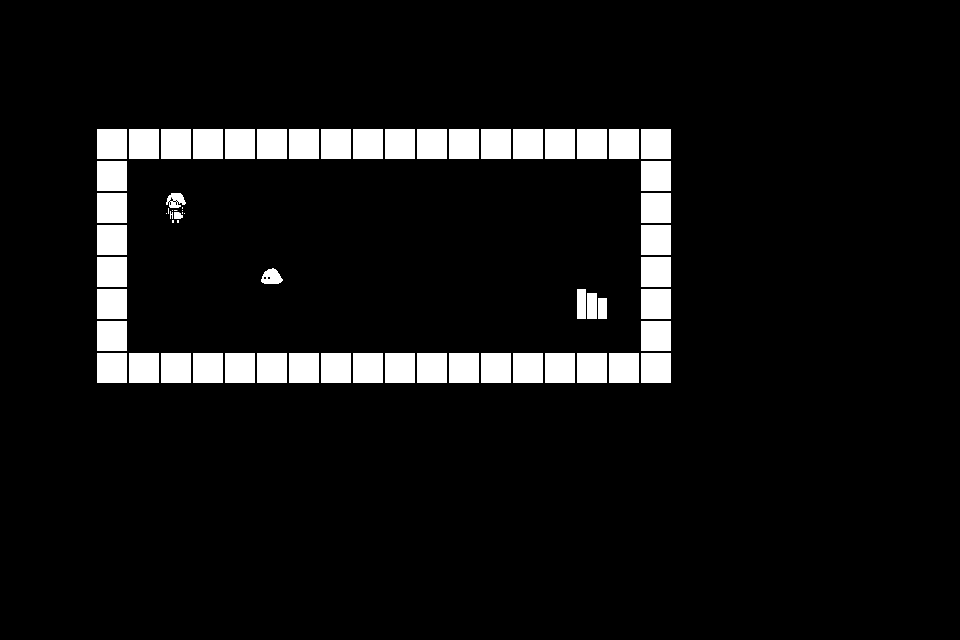

A 2D game scene composited from a Tiled map and its tileset images. What follows is a short description and the map's XML, with every tile layer's data as written:
An orthogonal 30x20 tile map with 32x32 px tiles, 3 tile layers (Tile Layer 1, Tile Layer 2, Tile Layer 3).

<map version="1.10" tiledversion="1.11.0" orientation="orthogonal" renderorder="right-down" width="30" height="20" tilewidth="32" tileheight="32" infinite="0" nextlayerid="4" nextobjectid="1">
 <tileset firstgid="1" source="tileset.tsx" />
 <layer id="1" name="Tile Layer 1" width="30" height="20">
  <data encoding="csv">
3,3,3,3,3,3,3,3,3,3,3,3,3,3,3,3,3,3,3,3,3,3,3,3,3,3,3,3,3,3,
3,3,3,3,3,3,3,3,3,3,3,3,3,3,3,3,3,3,3,3,3,3,3,3,3,3,3,3,3,3,
3,3,3,3,3,3,3,3,3,3,3,3,3,3,3,3,3,3,3,3,3,3,3,3,3,3,3,3,3,3,
3,3,3,3,3,3,3,3,3,3,3,3,3,3,3,3,3,3,3,3,3,3,3,3,3,3,3,3,3,3,
3,3,3,3,3,3,3,3,3,3,3,3,3,3,3,3,3,3,3,3,3,3,3,3,3,3,3,3,3,3,
3,3,3,3,3,3,3,3,3,3,3,3,3,3,3,3,3,3,3,3,3,3,3,3,3,3,3,3,3,3,
3,3,3,3,3,3,3,3,3,3,3,3,3,3,3,3,3,3,3,3,3,3,3,3,3,3,3,3,3,3,
3,3,3,3,3,3,3,3,3,3,3,3,3,3,3,3,3,3,3,3,3,3,3,3,3,3,3,3,3,3,
3,3,3,3,3,3,3,3,3,3,3,3,3,3,3,3,3,3,3,3,3,3,3,3,3,3,3,3,3,3,
3,3,3,3,3,3,3,3,3,3,3,3,3,3,3,3,3,3,3,3,3,3,3,3,3,3,3,3,3,3,
3,3,3,3,3,3,3,3,3,3,3,3,3,3,3,3,3,3,3,3,3,3,3,3,3,3,3,3,3,3,
3,3,3,3,3,3,3,3,3,3,3,3,3,3,3,3,3,3,3,3,3,3,3,3,3,3,3,3,3,3,
3,3,3,3,3,3,3,3,3,3,3,3,3,3,3,3,3,3,3,3,3,3,3,3,3,3,3,3,3,3,
3,3,3,3,3,3,3,3,3,3,3,3,3,3,3,3,3,3,3,3,3,3,3,3,3,3,3,3,3,3,
3,3,3,3,3,3,3,3,3,3,3,3,3,3,3,3,3,3,3,3,3,3,3,3,3,3,3,3,3,3,
3,3,3,3,3,3,3,3,3,3,3,3,3,3,3,3,3,3,3,3,3,3,3,3,3,3,3,3,3,3,
3,3,3,3,3,3,3,3,3,3,3,3,3,3,3,3,3,3,3,3,3,3,3,3,3,3,3,3,3,3,
3,3,3,3,3,3,3,3,3,3,3,3,3,3,3,3,3,3,3,3,3,3,3,3,3,3,3,3,3,3,
3,3,3,3,3,3,3,3,3,3,3,3,3,3,3,3,3,3,3,3,3,3,3,3,3,3,3,3,3,3,
3,3,3,3,3,3,3,3,3,3,3,3,3,3,3,3,3,3,3,3,3,3,3,3,3,3,3,3,3,3
</data>
 </layer>
 <layer id="2" name="Tile Layer 2" width="30" height="20">
  <data encoding="csv">
0,0,0,0,0,0,0,0,0,0,0,0,0,0,0,0,0,0,0,0,0,0,0,0,0,0,0,0,0,0,
0,0,0,0,0,0,0,0,0,0,0,0,0,0,0,0,0,0,0,0,0,0,0,0,0,0,0,0,0,0,
0,0,0,0,0,0,0,0,0,0,0,0,0,0,0,0,0,0,0,0,0,0,0,0,0,0,0,0,0,0,
0,0,0,0,0,0,0,0,0,0,0,0,0,0,0,0,0,0,0,0,0,0,0,0,0,0,0,0,0,0,
0,0,0,4,4,4,4,4,4,4,4,4,4,4,4,4,4,4,4,4,4,0,0,0,0,0,0,0,0,0,
0,0,0,4,0,0,0,0,0,0,0,0,0,0,0,0,0,0,0,0,4,0,0,0,0,0,0,0,0,0,
0,0,0,4,0,0,0,0,0,0,0,0,0,0,0,0,0,0,0,0,4,0,0,0,0,0,0,0,0,0,
0,0,0,4,0,0,0,0,0,0,0,0,0,0,0,0,0,0,0,0,4,0,0,0,0,0,0,0,0,0,
0,0,0,4,0,0,0,0,0,0,0,0,0,0,0,0,0,0,0,0,4,0,0,0,0,0,0,0,0,0,
0,0,0,4,0,0,0,0,0,0,0,0,0,0,0,0,0,0,0,0,4,0,0,0,0,0,0,0,0,0,
0,0,0,4,0,0,0,0,0,0,0,0,0,0,0,0,0,0,0,0,4,0,0,0,0,0,0,0,0,0,
0,0,0,4,4,4,4,4,4,4,4,4,4,4,4,4,4,4,4,4,4,0,0,0,0,0,0,0,0,0,
0,0,0,0,0,0,0,0,0,0,0,0,0,0,0,0,0,0,0,0,0,0,0,0,0,0,0,0,0,0,
0,0,0,0,0,0,0,0,0,0,0,0,0,0,0,0,0,0,0,0,0,0,0,0,0,0,0,0,0,0,
0,0,0,0,0,0,0,0,0,0,0,0,0,0,0,0,0,0,0,0,0,0,0,0,0,0,0,0,0,0,
0,0,0,0,0,0,0,0,0,0,0,0,0,0,0,0,0,0,0,0,0,0,0,0,0,0,0,0,0,0,
0,0,0,0,0,0,0,0,0,0,0,0,0,0,0,0,0,0,0,0,0,0,0,0,0,0,0,0,0,0,
0,0,0,0,0,0,0,0,0,0,0,0,0,0,0,0,0,0,0,0,0,0,0,0,0,0,0,0,0,0,
0,0,0,0,0,0,0,0,0,0,0,0,0,0,0,0,0,0,0,0,0,0,0,0,0,0,0,0,0,0,
0,0,0,0,0,0,0,0,0,0,0,0,0,0,0,0,0,0,0,0,0,0,0,0,0,0,0,0,0,0
</data>
 </layer>
 <layer id="3" name="Tile Layer 3" width="30" height="20">
  <data encoding="csv">
0,0,0,0,0,0,0,0,0,0,0,0,0,0,0,0,0,0,0,0,0,0,0,0,0,0,0,0,0,0,
0,0,0,0,0,0,0,0,0,0,0,0,0,0,0,0,0,0,0,0,0,0,0,0,0,0,0,0,0,0,
0,0,0,0,0,0,0,0,0,0,0,0,0,0,0,0,0,0,0,0,0,0,0,0,0,0,0,0,0,0,
0,0,0,0,0,0,0,0,0,0,0,0,0,0,0,0,0,0,0,0,0,0,0,0,0,0,0,0,0,0,
0,0,0,0,0,0,0,0,0,0,0,0,0,0,0,0,0,0,0,0,0,0,0,0,0,0,0,0,0,0,
0,0,0,0,0,0,0,0,0,0,0,0,0,0,0,0,0,0,0,0,0,0,0,0,0,0,0,0,0,0,
0,0,0,0,0,6,0,0,0,0,0,0,0,0,0,0,0,0,0,0,0,0,0,0,0,0,0,0,0,0,
0,0,0,0,0,0,0,0,0,0,0,0,0,0,0,0,0,0,0,0,0,0,0,0,0,0,0,0,0,0,
0,0,0,0,0,0,0,0,7,0,0,0,0,0,0,0,0,0,0,0,0,0,0,0,0,0,0,0,0,0,
0,0,0,0,0,0,0,0,0,0,0,0,0,0,0,0,0,0,5,0,0,0,0,0,0,0,0,0,0,0,
0,0,0,0,0,0,0,0,0,0,0,0,0,0,0,0,0,0,0,0,0,0,0,0,0,0,0,0,0,0,
0,0,0,0,0,0,0,0,0,0,0,0,0,0,0,0,0,0,0,0,0,0,0,0,0,0,0,0,0,0,
0,0,0,0,0,0,0,0,0,0,0,0,0,0,0,0,0,0,0,0,0,0,0,0,0,0,0,0,0,0,
0,0,0,0,0,0,0,0,0,0,0,0,0,0,0,0,0,0,0,0,0,0,0,0,0,0,0,0,0,0,
0,0,0,0,0,0,0,0,0,0,0,0,0,0,0,0,0,0,0,0,0,0,0,0,0,0,0,0,0,0,
0,0,0,0,0,0,0,0,0,0,0,0,0,0,0,0,0,0,0,0,0,0,0,0,0,0,0,0,0,0,
0,0,0,0,0,0,0,0,0,0,0,0,0,0,0,0,0,0,0,0,0,0,0,0,0,0,0,0,0,0,
0,0,0,0,0,0,0,0,0,0,0,0,0,0,0,0,0,0,0,0,0,0,0,0,0,0,0,0,0,0,
0,0,0,0,0,0,0,0,0,0,0,0,0,0,0,0,0,0,0,0,0,0,0,0,0,0,0,0,0,0,
0,0,0,0,0,0,0,0,0,0,0,0,0,0,0,0,0,0,0,0,0,0,0,0,0,0,0,0,0,0
</data>
 </layer>
</map>
